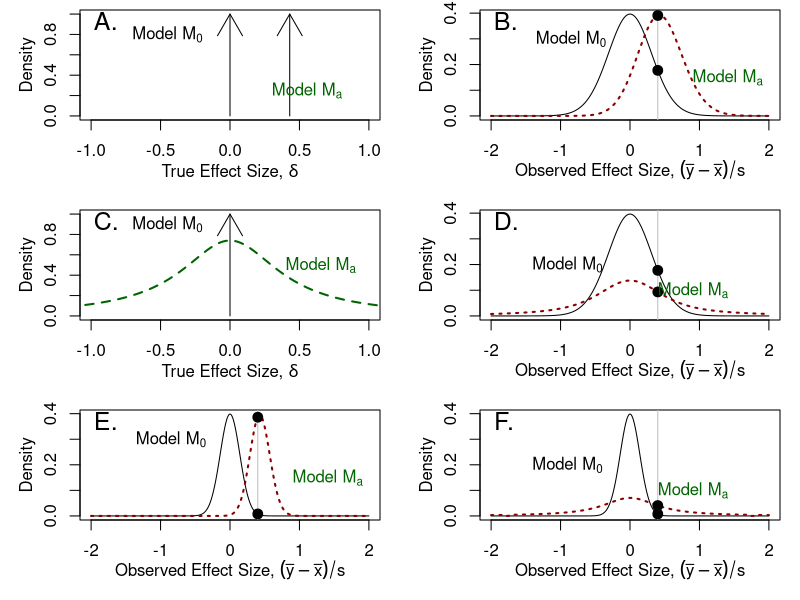
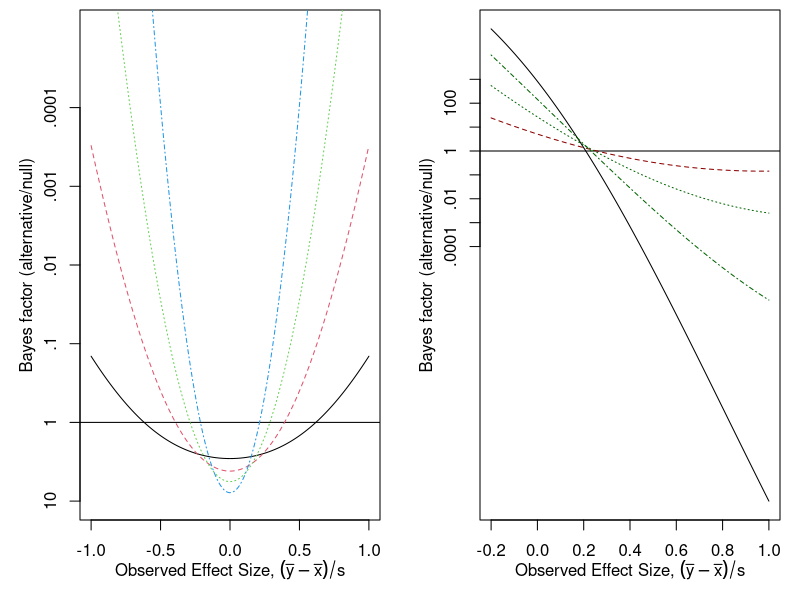

Write R code to recreate these figures, in order.
#library('msm')
#one and two-sample implemented

setwd("~/GitHub/VG2-Bayes/")
N.s = 40  #two-sample, small N
N.m = 100 # med N
N.l = 200 # large N
N.xl = 400 # extra-large N
# N=20 #one-sample

z=seq(-2, 2,.005) # over what interval do we plot?
I=length(z)

# Generate estimates
#Cauchy
s=.43 # set scale
f=dcauchy(z,0,s) # get density function over interval Z for cauchy w/ scale s

# Epred gives prediction of the null model:
EDens=function(obs,N) dt(sqrt(N)/2*obs,(N-2))
# EDens=function(obs,N) dt(sqrt(N)*obs,N-1) # pdf of expected data (will treat N as constant) 
# effect size above is t-value * sqrt(N) so that it is scaled to standard dev. not standard error.
Epred.s=EDens(z,N.s) # run this over z for the expected data given H0
#Epred.m=EDens(z,N.m)
Epred.l=EDens(z,N.l)
#Epred.xl=EDens(z,N.xl)

# Ppred gives prediction of the point-alternative effect model:
PDens = function(obs, N) dt(sqrt(N)/2*obs, N-2, ncp = sqrt(N)/2*.43)
Ppred.s = PDens(z, N.s)
#Ppred.m = PDens(z,N.m)
Ppred.l = PDens(z,N.l)
#Ppred.xl = PDens(z,N.xl)

# Cpred gives prediction of the Cauchy-distributed effect model:
Cintgrand=function(delta,obs,N) dt(sqrt(N/2)*obs,2*(N-1),sqrt(N/2)*delta)*dcauchy(delta,0,s)
#Cintgrand=function(delta,obs,N) {
#  dt(sqrt(N)*obs, df = N-1, ncp = sqrt(N) * delta) * dcauchy(delta, 0 ,s) # convolved t with cauchy
#  # This is product of prob of observed effect size at some effect size delta TIMES
#  # the prior probability of that effect size delta given the model (Cauchy with scale s)
#}
# integrate Cintgrand over obs=[-20, 20]
CDens=function(obs,N) integrate(Cintgrand,lower=-20,upper=20,obs=obs,N=N)$value 
# Now integrate over every possible effect size on z
Cpred.s = Cpred.m = Cpred.l = Cpred.xl = 1:I
for (i in 1:I) Cpred.s[i]=CDens(z[i],N.s) 
#for (i in 1:I) Cpred.m[i]=CDens(z[i],N.m)
for (i in 1:I) Cpred.l[i]=CDens(z[i],N.l) 
#for (i in 1:I) Cpred.xl[i]=CDens(z[i],N.xl)

# Npred gives prediction of Anderson's point hypothesis
Nintgrand = function(delta, obs, N) { # function of delta, treating obs and N as constants
  dt(sqrt(N/2)*obs, df = 2*(N-1), ncp = sqrt(N/2)*delta) * dnorm(delta, mean = 0.43, sd = .1)
}
NDens = function(obs, N) integrate(Nintgrand, lower=-20, upper=20, obs=obs, N=N, 
                                   subdivisions=1000, rel.tol = .Machine$double.eps^0.5)$value
Npred.s = Npred.m = Npred.l = Npred.xl = 1:I
for (i in 1:I) Npred.s[i]=NDens(z[i],N.s) 
#for (i in 1:I) Npred.m[i]=NDens(z[i],N.m)
for (i in 1:I) Npred.l[i]=NDens(z[i],N.l) 
#for (i in 1:I) Npred.xl[i]=NDens(z[i],N.xl)

# generate data for figure 2A
BF = function(obs, N) EDens(obs, N)/CDens(obs, N)
BF2 = function(obs, N) EDens(obs, N)/NDens(obs, N)
effect = seq(-1, 1, .005)
BFList.s = BFList.m = BFList.l = BFList.xl = 1:length(effect)
for (i in 1:length(effect)) BFList.s[i] = EDens(effect[i],N.s)/CDens(effect[i],N.s)
for (i in 1:length(effect)) BFList.m[i] = EDens(effect[i],N.m)/CDens(effect[i],N.m)
for (i in 1:length(effect)) BFList.l[i] = EDens(effect[i],N.l)/CDens(effect[i],N.l)
for (i in 1:length(effect)) BFList.xl[i] = EDens(effect[i],N.xl)/CDens(effect[i],N.xl)
# generate data for figure 2B
# Shrinking scale on x-axis for lots of reasons (visibility, but also integration was borked)
effectNarrow = seq(-.2, 1, .005)
BFList2.s = BFList2.m = BFList2.l = BFList2.xl = 1:length(effectNarrow)
for (i in 1:length(effectNarrow)) BFList2.s[i] = EDens(effectNarrow[i],N.s)/NDens(effectNarrow[i],N.s)
for (i in 1:length(effectNarrow)) BFList2.m[i] = EDens(effectNarrow[i],N.m)/NDens(effectNarrow[i],N.m)
for (i in 1:length(effectNarrow)) BFList2.l[i] = EDens(effectNarrow[i],N.l)/NDens(effectNarrow[i],N.l)
for (i in 1:length(effectNarrow)) BFList2.xl[i] = EDens(effectNarrow[i],N.xl)/NDens(effectNarrow[i],N.xl)############

## Figure 1
# Prepare plot space
pdf('BFFigure.pdf', width=8, height=11) # attempting to scale approximately to A4 dimensions #width=12,height=24) 
par(mfrow=c(3,2),cex=1,mar=c(4,4,.5,1),mgp=c(2.2,1,0)) # 

# Plotting, row 1
# Priors:
plot(z,f,typ='n', # type 'n' for no plotting, just scales
     xlab=expression(paste("True Effect Size, ",delta)), xlim = c(-1, 1),
     ylab="Density",ylim=c(0,1)) 
#lines(z,f,col="darkgreen",lty=2,lwd=2) # draw Cauchy density function
arrows(0,0,0,1) # Draw Dirac for null hypothesis
arrows(.43,0,.43,1) # Draw Dirac for point-alternative hypothesis
# arrows(.21, 0, .21, 1, col="red") # Draw Dirac for Anderson's hypothesis (not truly Dirac but might as well be)
# text labels
# Add text for red dirac arrow?
text(-.2,.8,expression(paste("Model ",M[0])),adj=1)
text(.3,.25,expression(paste("Model ",M[a])),col="darkgreen",adj=0)
mtext(side=3,adj=.05,cex=1.5,'A.',line=-1.2)

# Probabilities given data:
plot(z,Epred.s,typ='l',xlab=expression(paste("Observed Effect Size, ",(bar(y)-bar(x))/s)),ylab="Density")
lines(z,Ppred.s,lty=3,lwd=2,col='darkred') # data given point-alternative
obs = .4
abline(v=obs,col='grey')
points(obs,EDens(obs,N.s),cex=1.3,pch=19)
points(obs,PDens(obs,N.s),cex=1.3,pch=19)
PDens(obs,N.s)/EDens(obs,N.s)
#points(obs,CDens(obs[1],N),cex=1.3,pch=19,col='darkgreen')
#points(obs,NDens(obs, N), cex=1.3, pch=19, col='darkred')
#lines(z, Cpred,lty=2,lwd=2,col='darkgreen') # data given JZS prior
#lines(z, Npred, lty=3, lwd=2, col='darkred') # data given Anderson's hypothesis
text(-.35,.3,expression(paste("Model ",M[0])),adj=1)
text(.9,.15,expression(paste("Model ",M[a])),col="darkgreen",adj=0)
# points(obs[2],EDens(obs[2],N),cex=1.3,pch=21,bg='white',lwd=2)
# points(obs[2],CDens(obs[2],N),cex=1.3,pch=21,col='darkgreen',bg='white',lwd=2)
mtext(side=3,adj=.05,cex=1.5,'B.',line=-1.2)

# Plotting, row 2
# Priors
plot(z,f,typ='n', # type 'n' for no plotting, just scales
     xlab=expression(paste("True Effect Size, ",delta)), xlim = c(-1, 1),
     ylab="Density",ylim=c(0,1)) 
lines(z,f,col="darkgreen",lty=2,lwd=2) # draw Cauchy density function
arrows(0,0,0,1) # Draw Dirac for null hypothesis
# text labels
# Add text for red dirac arrow?
text(-.2,.9,expression(paste("Model ",M[0])),adj=1)
text(.4,.5,expression(paste("Model ",M[a])),col="darkgreen",adj=0)
mtext(side=3,adj=.05,cex=1.5,'C.',line=-1.2)
# Probabilities given data:
plot(z,Epred.s,typ='l',xlab=expression(paste("Observed Effect Size, ",(bar(y)-bar(x))/s)),ylab="Density")
lines(z,Cpred.s,lty=3,lwd=2,col='darkred') # data given JZS-prior alternative
obs = .4
abline(v=obs,col='grey')
points(obs,EDens(obs,N.s),cex=1.3,pch=19)
points(obs,CDens(obs,N.s),cex=1.3,pch=19)
text(-.4,.2,expression(paste("Model ",M[0])),adj=1)
text(.4,.1,expression(paste("Model ",M[a])),col="darkgreen",adj=0)
mtext(side=3,adj=.05,cex=1.5,'D.',line=-1.2)
EDens(obs,N.s)/CDens(obs,N.s)

# Plotting, row 3
# H0 vs Craig meta with big N
plot(z,Epred.l,typ='l',xlab=expression(paste("Observed Effect Size, ",(bar(y)-bar(x))/s)),ylab="Density")
lines(z,Ppred.l,lty=3,lwd=2,col='darkred') # data given point-alternative
obs = .4
abline(v=obs,col='grey')
points(obs,EDens(obs,N.l),cex=1.3,pch=19)
points(obs,PDens(obs,N.l),cex=1.3,pch=19)
PDens(obs,N.l)/EDens(obs,N.l)
text(-.35,.3,expression(paste("Model ",M[0])),adj=1)
text(.9,.15,expression(paste("Model ",M[a])),col="darkgreen",adj=0)
mtext(side=3,adj=.05,cex=1.5,'E.',line=-1.2)
# H0 vs vague alternative with big N
plot(z,Epred.l,typ='l',xlab=expression(paste("Observed Effect Size, ",(bar(y)-bar(x))/s)),ylab="Density")
lines(z,Cpred.l,lty=3,lwd=2,col='darkred') # data given JZS-prior alternative
obs = .4
abline(v=obs,col='grey')
points(obs,EDens(obs,N.l),cex=1.3,pch=19)
points(obs,CDens(obs,N.l),cex=1.3,pch=19)
text(-.4,.2,expression(paste("Model ",M[0])),adj=1)
text(.4,.1,expression(paste("Model ",M[a])),col="darkgreen",adj=0)
mtext(side=3,adj=.05,cex=1.5,'F.',line=-1.2)
EDens(obs,N.l)/CDens(obs,N.l)

dev.off()

## Figure 2:

# Prepare plot space
pdf('BFFigure2.pdf', width=8, height=4) # attempting to scale approximately to A4 dimensions #width=12,height=24) 
par(mfrow=c(1,2),cex=1,mar=c(4,4,.5,1),mgp=c(2.2,1,0)) # 

# BF10 vs observed effect size:
plot(x=effect, xlab = expression(paste("Observed Effect Size, ",(bar(y)-bar(x))/s)),
     y=BFList.s, log="y", ylim=c(10, .00001), ylab="Bayes factor (alternative/null)",
     typ='l',
     yaxt='n'
     )
axis(2, at=c(.0001, .001, .01, .1, 1, 10), 
     labels=c(".0001", ".001", ".01", ".1", "1", "10"),
     )
abline(h=1)
lines(x=effect, y=BFList.m, lty=2, col=2)
lines(x=effect, y=BFList.l, lty=3, col=3)
lines(x=effect, y=BFList.xl, lty=4, col=4)
#mtext(side=3,adj=.05,cex=1.5,'A.',line=-1.2)

# BF20 vs observed effect size:
plot(x=effectNarrow, xlab = expression(paste("Observed Effect Size, ",(bar(y)-bar(x))/s)),
     y=BFList2.xl, log="y", #ylim=c(1000, .00001)
     , ylab="Bayes factor (alternative/null)",
     typ='l'
     ,yaxt='n'
)
abline(h=1)
axis(2, at=c(.0001, .001, .01, .1, 1, 10, 100, 1000), 
     labels=c(".0001", ".001", ".01", ".1", "1", "10", "100", "1000"),
)
lines(x=effectNarrow, y=BFList2.s, lty=2, col="darkred")
lines(x=effectNarrow, y=BFList2.m, lty=3, col="darkgreen")
lines(x=effectNarrow, y=BFList2.l, lty=4, col="darkgreen")
dev.off()

# #################################################
# myRate=4
# myShape=3
# mySpec=function(z,rate,shape) .5*dgamma(z,shape=shape,rate=rate)+.5*dgamma(-z,shape=shape,rate=rate)
# f=mySpec(z,rate=myRate,shape=myShape)
# plot(z,f,typ='n',xlab=expression(paste("True Effect Size, ",delta)),ylab="Density",ylim=c(0,1))
# lines(z,f,col="darkgreen",lty=2,lwd=2)
# arrows(0,0,0,1)
# text(-.2,.9,expression(paste("Model ",M[0])),adj=1)
# text(1,.4,expression(paste("Model ",M[b])),col="darkgreen",adj=0)
# mtext(side=3,adj=.05,cex=1.7,'C.',line=-1.1)
# 
# Uintgrand=function(delta,obs,N)
#   #dt(sqrt(N/2)*obs,2*(N-1),sqrt(N/2)*delta)*mySpec(delta,rate=myRate,shape=myShape)
#   dt(sqrt(N)*obs,N-1,sqrt(N)*delta)*mySpec(delta,rate=myRate,shape=myShape)
# 
# UDens=function(obs,N) integrate(Uintgrand,lower=-6,upper=6,obs=obs,N=N)$value
# 
# Upred=1:I
# for (i in 1:I) Upred[i]=UDens(z[i],N)
# plot(z,Epred,typ='l',xlab=expression(paste("Observed Effect Size, ",(bar(y)-bar(x))/s)),ylab="Density")
# abline(v=obs,col='grey')
# lines(z,Upred,lty=2,lwd=2,col='darkgreen')
# text(-.35,.3,expression(paste("Model ",M[0])),adj=1)
# text(1.05,.08,expression(paste("Model ",M[b])),col="darkgreen",adj=0)
# points(obs[1],EDens(obs[1],N),cex=1.3,pch=19)
# points(obs[1],UDens(obs[1],N),cex=1.3,pch=19,col='darkgreen')
# points(obs[2],EDens(obs[2],N),cex=1.3,pch=21,bg='white',lwd=2)
# points(obs[2],UDens(obs[2],N),cex=1.3,pch=21,col='darkgreen',bg='white',lwd=2)
# mtext(side=3,adj=.05,cex=1.7,'D.',line=-1.1)
# 
# ####################
# 
# f=dtnorm(z,0,1,0,Inf)
# plot(z,f,typ='n',xlab=expression(paste("True Effect Size, ",delta)),ylab="Density",ylim=c(0,1))
# lines(z,f,col="darkgreen",lty=2,lwd=2)
# #lines(-z,f,typ='l',col="darkred",lwd=2,lty=2)
# arrows(0,0,0,1)
# text(-.2,.9,expression(paste("Model ",M[0])),adj=1)
# text(1.1,.5,expression(paste("Model ",M[p])),col="darkgreen",adj=0)
# mtext(side=3,adj=0,cex=1.5,'E.')
# 
# WMintgrand=function(delta,obs,N)
#   #dt(sqrt(N/2)*obs,2*(N-1),sqrt(N/2)*delta)*dtnorm(delta,0,1,0,Inf)
#   dt(sqrt(N)*obs,(N-1),sqrt(N)*delta)*dtnorm(delta,0,1,0,Inf)
# 
# WMDens=function(obs,N) integrate(WMintgrand,lower=0,upper=10,obs=obs,N=N)$value
# 
# WMpred=1:I
# for (i in 1:I) WMpred[i]=WMDens(z[i],N)
# plot(z,Epred,typ='l',xlab=expression(paste("Observed Effect Size, ",(bar(y)-bar(x))/s)),ylab="Density")
# abline(v=obs,col='grey')
# lines(z,WMpred,lty=2,lwd=2,col='darkgreen')
# lines(-z,WMpred,lty=3,lwd=2,col='darkred')
# text(-.35,.3,expression(paste("Model ",M[0])),adj=1)
# text(1.0,.13,expression(paste("Model ",M[p])),col="darkgreen",adj=0)
# text(-1.0,.13,expression(paste("Model ",M[n])),col="darkred",adj=1)
# points(obs[1],EDens(obs[1],N),cex=1.3,pch=19)
# points(obs[1],WMDens(obs[1],N),cex=1.3,pch=19,col='darkgreen')
# points(obs[2],EDens(obs[2],N),cex=1.3,pch=21,bg='white',lwd=2)
# points(obs[2],WMDens(obs[2],N),cex=1.3,pch=21,col='darkgreen',bg='white',lwd=2)
# points(obs[1],WMDens(-obs[1],N),cex=1.3,pch=19,col='darkred')
# points(obs[2],WMDens(-obs[2],N),cex=1.3,pch=21,col='darkred',bg='white',lwd=2)
# mtext(side=3,adj=.05,cex=1.7,'F.',line=-1.1)
# 
# 
# ######################
# plot(z,f,typ='n',xlab=expression(paste("True Effect Size, ",delta)),ylab="Density",ylim=c(0,1))
# arrows(0,0,0,1)
# arrows(.2,0,.2,1,lty=2,col='darkgreen',lwd=2)
# text(-.2,.9,expression(paste("Model ",M[0])),adj=1)
# text(.4,.9,expression(paste("Model ",M[d])),col="darkgreen",adj=0)
# mtext(side=3,adj=0,cex=1.5,'E.')
# mtext(side=3,adj=.05,cex=1.7,'G.',line=-1.1)
# 
# #ChDens=function(obs,N) dt(sqrt(N/2)*obs,2*(N-1),sqrt(N/2)*.2)
# ChDens=function(obs,N) dt(sqrt(N)*obs,N-1,sqrt(N)*.2)
# Chpred=ChDens(z,N)
# plot(z,Epred,typ='l',xlab=expression(paste("Observed Effect Size, ",(bar(y)-bar(x))/s)),ylab="Density")
# abline(v=obs,col='grey')
# lines(z,Chpred,lty=2,lwd=2,col='darkgreen')
# text(-.35,.3,expression(paste("Model ",M[0])),adj=1)
# text(.8,.1,expression(paste("Model ",M[d])),adj=0,col='darkgreen')
# points(obs[1],EDens(obs[1],N),cex=1.3,pch=19)
# points(obs[1],ChDens(obs[1],N),cex=1.3,pch=19,col='darkgreen')
# points(obs[2],EDens(obs[2],N),cex=1.3,pch=21,bg='white',lwd=2)
# points(obs[2],ChDens(obs[2],N),cex=1.3,pch=21,col='darkgreen',bg='white',lwd=2)
# mtext(side=3,adj=.05,cex=1.7,'H.',line=-1.1)
# 
# dev.off()
# 
# 
# bf=matrix(ncol=4,c(
#   CDens(obs[1],N)/EDens(obs[1],N),
#   CDens(obs[2],N)/EDens(obs[2],N),
#   UDens(obs[1],N)/EDens(obs[1],N),
#   UDens(obs[2],N)/EDens(obs[2],N),
#   WMDens(obs[1],N)/EDens(obs[1],N),
#   WMDens(obs[2],N)/EDens(obs[2],N),
#   ChDens(obs[1],N)/EDens(obs[1],N),
#   ChDens(obs[2],N)/EDens(obs[2],N)))
# 
# print(c(CDens(obs[1],N),EDens(obs[1],N)))
# print(c(CDens(obs[2],N),EDens(obs[2],N)))
